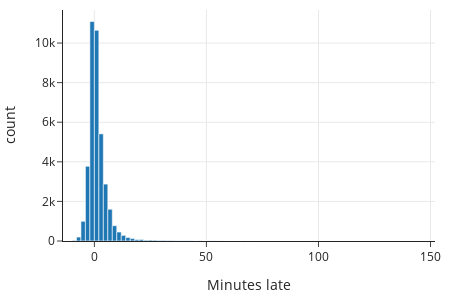

Notebook cell for this chart:
### Markdown cell above
It's a bit surprising that there are negative values for how late a bus is, but this just means the bus arrived earlier than scheduled. While the median lateness is only about half a minute, some of the buses are 2.5 hours late! Let's take a look at the histogram of how many minutes late the buses are:

### Code cell
px.histogram(bus, x="minutes_late", nbins=120, width=450, height=300, 
             labels={'minutes_late':'Minutes late'})

### Figure 1 — Plotly figure (JSON) as saved in the notebook; plotly's stock layout.template omitted (floating-point values rounded to 4 significant figures; data arrays with more than 128 entries replaced by an {"elided": "..."} marker saying what was removed)
{"data": [{"alignmentgroup": "True", "bingroup": "x", "hovertemplate": "Minutes late=%{x}<br>count=%{y}<extra></extra>", "legendgroup": "", "marker": {"color": "#1F77B4", "pattern": {"shape": ""}}, "name": "", "nbinsx": 120, "offsetgroup": "", "orientation": "v", "showlegend": false, "type": "histogram", "x": {"elided": "38917 float values"}, "xaxis": "x", "yaxis": "y"}], "layout": {"barmode": "relative", "height": 300, "legend": {"tracegroupgap": 0}, "width": 450, "xaxis": {"anchor": "y", "autorange": true, "domain": [0, 1], "range": [-14, 152], "title": {"text": "Minutes late"}, "type": "linear"}, "yaxis": {"anchor": "x", "autorange": true, "domain": [0, 1], "range": [0, 11670.0], "title": {"text": "count"}}}}
